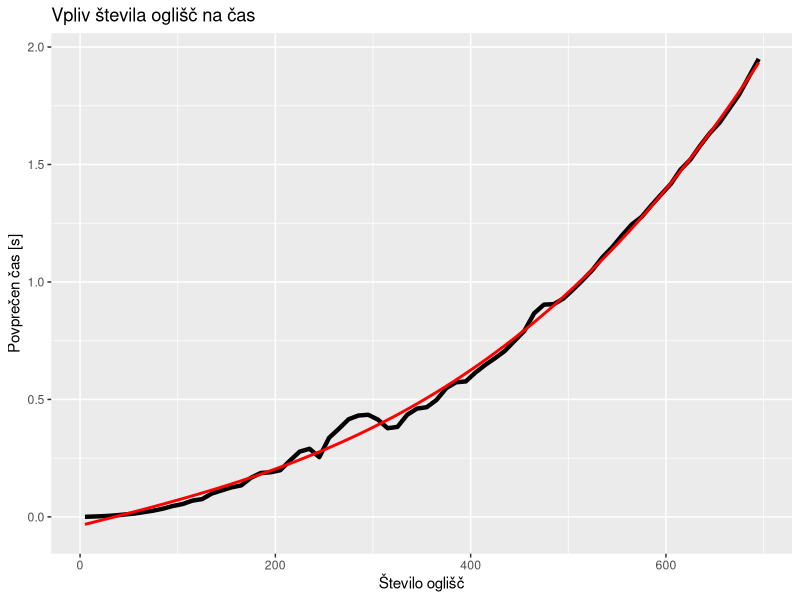

The R script that drew this image:
library(tidyverse)
Sys.setlocale(category = "LC_ALL", locale = "Slovenian")

graphs <- read_csv(
  "timed.csv",
  col_types = cols(
    .default = col_integer(),
    percentage = col_double(),
    time = col_double(),
    avgtime = col_double()
  )
)

p1 <- ggplot(graphs, aes(x=n, y = avgtime)) +
  geom_line(size=1.5) +
  stat_smooth(method="lm", se=TRUE, fill=NA,
                formula=y ~ poly(x, 3, raw=TRUE),colour="red") +
  labs(title="Vpliv števila oglišč na čas", x="Število oglišč", y="Povprečen čas [s]")
print(p1)





